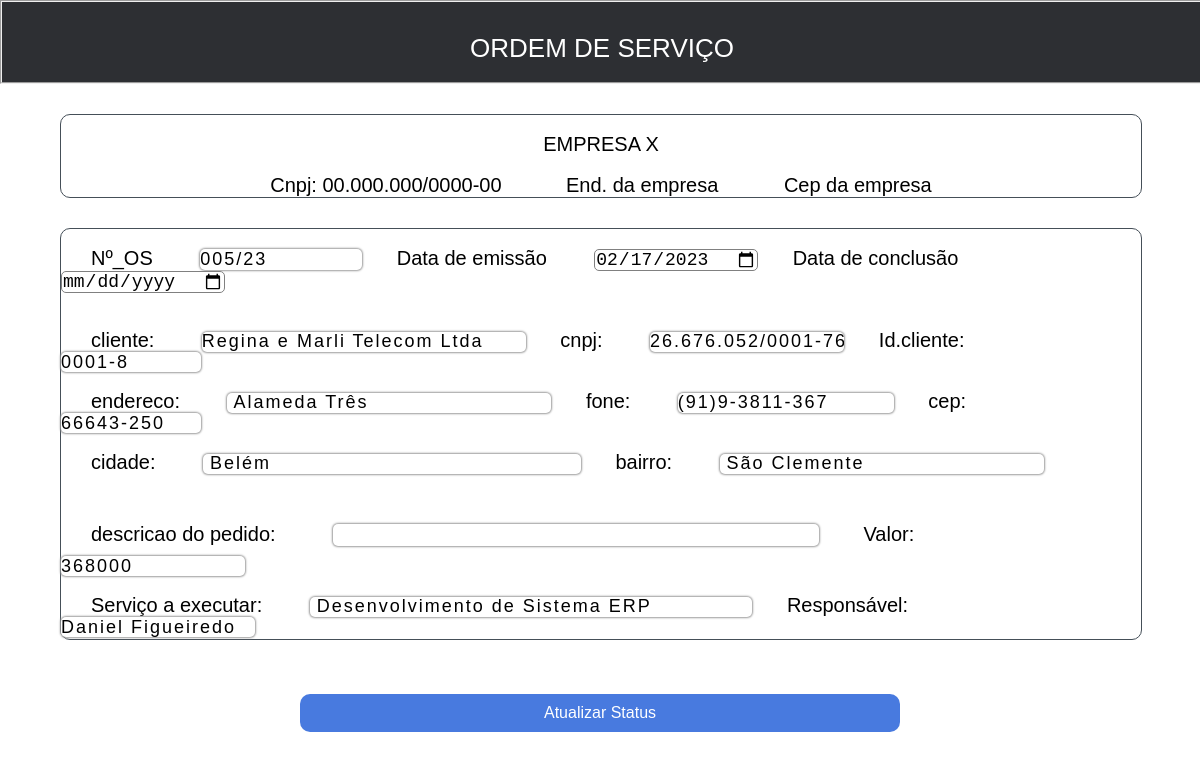
/gp/editOS.php?id=5, run on the app's committed database.
### tables this page shows
CREATE TABLE `relatorio` (
  `id` int NOT NULL AUTO_INCREMENT,
  `Nº_OS` varchar(10) NOT NULL,
  `id_cliente` varchar(45) NOT NULL,
  `cliente` varchar(45) NOT NULL,
  `cnpj` varchar(45) NOT NULL,
  `telefone` varchar(15) NOT NULL,
  `endereco` varchar(115) NOT NULL,
  `bairro` varchar(115) NOT NULL,
  `cidade` varchar(115) NOT NULL,
  `cep` varchar(45) NOT NULL,
  `servico` varchar(200) NOT NULL,
  `descricao` varchar(115) NOT NULL,
  `responsavel` varchar(115) NOT NULL,
  `valor` varchar(45) NOT NULL,
  `data_emissao` date NOT NULL,
  `status_os` varchar(115) NOT NULL,
  `data_conclusao` date NOT NULL,
  PRIMARY KEY (`id`,`Nº_OS`)
);

### gp/editOS.php (the view, shortened to what this page needs)
<?php
    if(!empty($_GET['id'])){
        include_once('config.php');
        $id = $_GET['id'];
        $sqlSelect = "SELECT * FROM formulario.relatorio WHERE id=$id";
        $result = $conexao->query($sqlSelect);
        if($result->num_rows >0){
            while($user_data = mysqli_fetch_assoc($result)){
                $num = $user_data['Nº_OS'];
                $id_cliente = $user_data['id_cliente'];
                $razao_social = $user_data['cliente'];
                $cnpj = $user_data['cnpj'];
                $telefone = $user_data['telefone'];
                $endereco =$user_data['endereco'];
                $bairro = $user_data['bairro'];
                $cidade = $user_data['cidade'];
                $cep =$user_data['cep'];
                $servico = $user_data['servico'];
                $descricao = $user_data['descricao'];
                $responsavel = $user_data['responsavel'];
                $valor = $user_data['valor'];
                $data_emissao = $user_data['data_emissao'];
                $data_conclusao = $user_data['data_conclusao'];
            }
        }else{
            header('Location: relatorio_os.php');
        }
    }
?>
<!DOCTYPE html>
<html lang="pt">
<head>
</head>
<body>
    <div class="container">
        <fieldset><br>ORDEM DE SERVIÇO</fieldset>
            <div class="box" id="bx-bx">
            <br>
            <label >EMPRESA X</label><br><br>
            <label >Cnpj: 00.000.000/0000-00</label>
            <label >End. da empresa </label>
            <label >Cep da empresa</label>
            </div>
        <form action="saveEdit_os.php" method="POST">
            <div class="box" id="bx">
            <br>
            <label >Nº_OS</label>
            <input type="text" id="num" name="num" required class="input" autocomplete="off" placeholder="000/00" value="<?php echo $num?>">
            <label >Data de emissão</label>
            <input type="date" id="data" name="data_emissao" required value="<?php echo $data_emissao?>">
            <label >Data de conclusão</label>
            <input type="date" id="data" name="data_conclusao" required value="<?php echo $data_conclusao?>" ><br><br><br>
            <label for="cliente">cliente:</label>
            <input type="text" id="cliente" name="cliente" class="input" autocomplete="off" value="<?php echo $razao_social?>">
            <label for="cnpj">cnpj:</label>
            <input type="text" id="cnpj" name="cnpj" class="input" autocomplete="off" placeholder="00.000.000/0000-00" value="<?php echo $cnpj?>">
            <label for="id_cliente">Id.cliente:</label>
            <input type="text" id="id_cliente" name="id_cliente" class="input" autocomplete="off" value="<?php echo $id_cliente?>"><br><br>
            <label for="endereco">endereco:</label>
            <input type="text" id="endereco" name="endereco" class="input" autocomplete="off" value="<?php echo $endereco?>">
            <label for="telefone">fone:</label>
            <input type="tel" id="telefone" name="telefone" class="input" autocomplete="off" placeholder="(00)0-0000-0000" value="<?php echo $telefone?>">
            <label for="cep">cep:</label>
            <input type="text" id="cep" name="cep" class="input"autocomplete="off" placeholder="00000-000"value="<?php echo $cep?>"><br><br>
            <label for="cidade">cidade:</label>
            <input type="text" id="cidade" name="cidade" class="input" autocomplete="off" value="<?php echo $cidade?>">
            <label for="bairro">bairro:</label>
            <input type="text" id="bairro" name="bairro" class="input" autocomplete="off" value="<?php echo $bairro?>"><br>
            <label for="descricao">descricao do pedido:</label>
            <input type="text" id="descricao" name="descricao" class="input" autocomplete="off" value="<?php echo $descricao?>">
            <label for="valor" id="v">Valor:</label>
            <input type="text" id="valor" name="valor" class="input" autocomplete="off" placeholder="R$ 00,00" value="<?php echo $valor?>"><br><br>
            <label for="servico">Serviço a executar:</label>
            <input type="text" id="servico" name="servico" class="input" autocomplete="off" value="<?php echo $servico?>">
            <label for="responsavel">Responsável:</label>
            <input type="text" id="responsavel" name="responsavel" class="input" autocomplete="off" value="<?php echo $responsavel?>"><br><br>
            <br><br>
            <div class="status">
                <label class="form-check-label" for=" exe">Executar</label>
                <label class="form-check-label" for=" feito">Finalizar</label>
            </div>
            <br><br>
        </div>
        <br><br><br>
        <button id="update" name="update" type="submit">Atualizar Status</button>
        <br><br><br>
        </form>
    </div>
</body>
</html>

### gp/editOS.php (style rules this page uses)
* { margin: 0; padding: 0; }
.box { border: 1px solid #454f58; margin-left: 60px; width: 90%; height: 90px; align-items: center; margin-top: 30px; border-radius: 10px; }
body { align-items: center; position: relatiave; font-family: Arial, Helvetica, sans-serif, 'Arial Narrow', Arial, sans-serif; }
#bx { height: 410px; }
#bx label { margin-right: 43px; }
#bx-bx { left: 60%; height: 60%; text-align: center; }
#descricao { width: 45%; margin: 10px; margin-top: 50px; height: 22px; }
.box label { font-size: 20px; flex-direction: column; margin: 30px; align-items: center; }
fieldset { background-color: rgb(45, 47, 51); width: 100%; height: 80px; color: white; text-align: center; font-size: 26PX; align-items: center; }
#servico { width: 41%; height: 20px; }
#valor { width: 17%; height: 20px; }
#responsavel { width: 18%; height: 20px; }
#cliente { width: 30%; height: 20px; }
#cnpj { width: 18%; height: 20px; }
#id_cliente { height: 20px; width: 13%; }
#endereco { width: 30%; height: 20px; }
#bairro { height: 20px; width: 30%; }
#cep { width: 13%; height: 20px; }
#cidade { width: 35%; height: 20px; }
#telefone { height: 20px; width: 20%; }
#data { height: 20px; width: 15%; font-size: 18px; outline: none; border-radius: 5px; border: 1px solid gray; }
.input { font-size: 18px; text-decoration: none; border-style:unset; box-shadow: 0px 0px 2px 1px #9c9c9c; border-radius: 5px; outline: none; letter-spacing: 2px; }
#update { width: 50%; padding: 10px; margin-left: 25%; font-size: 16px; background: rgb(72, 122, 223); color: white; border: none; border-radius: 10px; cursor: pointer; }
.status { flex-direction: row; margin-left: 35%; }
#num { width: 15%; }

### data on the page
relatorio: num "005/23", data_emissao "02/17/2023", cliente "Regina e Marli Telecom Ltda", cnpj "26.676.052/0001-76", id_cliente "0001-8", endereco "Alameda Três", telefone "(91)9-3811-367", cidade "Belém", bairro "São Clemente", valor "368000", servico "Desenvolvimento de Sistema ERP", responsavel "Daniel Figueiredo"
